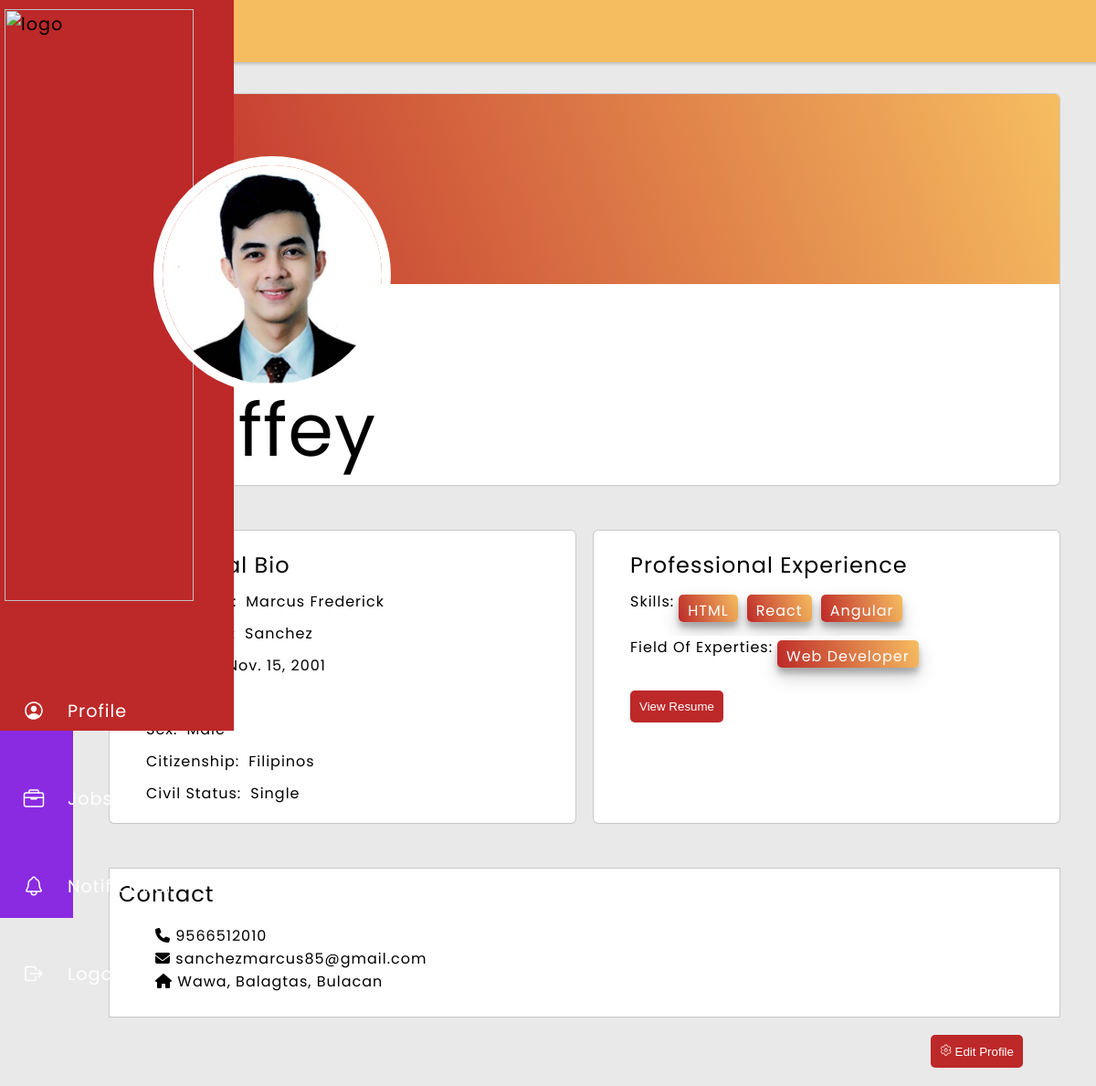
The app's page /applicantProfile/ (signed in) with its own data.
### main/models.py (models this page shows, shortened)
class Profile(models.Model):
    user = models.OneToOneField(User, on_delete=models.CASCADE)
    birthday = models.DateField(null=True, blank=True)
    age = models.IntegerField(null=True, blank=True)
    address = models.CharField(max_length=255, blank=True, default='')
    sex_choices = [
        ('Male', 'Male'),
        ('Female', 'Female'),
        ('Other', 'Other'),
    ]
    sex = models.CharField(max_length=10, choices=sex_choices, blank=True, default='')
    current_company = models.CharField(max_length=255, blank=True, default='')
    field_of_expertise = models.ManyToManyField('Field_of_Expertise', blank=True)
    skills = models.ManyToManyField('Skill', blank=True)
    civil_status_choices = [
        ('Single', 'Single'),
        ('Married', 'Married'),
        ('Divorced', 'Divorced'),
        ('Widowed', 'Widowed'),
        ('Other', 'Other'),
    ]
    civil_status = models.CharField(max_length=10, choices=civil_status_choices, blank=True, default='')
    citizenship = models.CharField(max_length=255, blank=True, default='')
    phone_number = models.IntegerField(blank=True, null=True)
    province = models.CharField(max_length=100, default='')
    municipality = models.CharField(max_length=100, default='')
    user_types = [
        ('Admin', 'Admin'),
        ('Applicant', 'Applicant'),
        ('Employer', 'Employer'),
    ]
    user_type = models.CharField(max_length=10, choices=user_types, default='Employee')
    profile_pic = models.ImageField(upload_to=user_profile_pic_path, blank=True, null=True)
    resume = models.FileField(upload_to=user_resume_path, blank=True, null=True)

class Skill(models.Model):
    name = models.CharField(max_length=255, unique=True)

class Field_of_Expertise(models.Model):
    name = models.CharField(max_length=255, unique=True)

### main/views.py (the view)
# urls.py: path("applicantProfile/", views.employeeProfile, name="applicantProfile"),
@login_required
def employeeProfile(request):
    user_profile = None
    if hasattr(request.user, 'profile'):
        user_profile = request.user.profile
    else:
        print("No profile found for user:", request.user)
    return render(request, "main/Applicant/applicant-profile.html", {'user_profile': user_profile})

### main/templates/main/Applicant/applicant-profile.html (shortened to what this page needs)
{% load static %}
<html>
    <head>
        <link rel="stylesheet" type="text/css" href="{% static 'css/employee-profile.css' %}">
    </head>
    <body>
        <div class="main-container">
            <div class="flex-container">
                <div class="popup-nav">
                    <div class="logo">
                        <img class="logo" src="{% static 'img/JobPortal Logo Emblem.png' %}" alt="logo">
                    </div>
                    <ul class="navbar-nav">
                        <li class="nav-item">
                            <a href="{% url 'applicantProfile' %}" class="nav-link">
                                <ion-icon name="person-circle-outline"></ion-icon>
                            </a>
                        </li>
                        <li class="nav-item">
                            <a href="{% url 'applicantHome' %}" class="nav-link">
                                <ion-icon name="briefcase-outline"></ion-icon>
                            </a>
                        </li>
                        <li class="nav-item">
                            <a href="{% url 'applicantNotif' %}" class="nav-link">
                                <ion-icon name="notifications-outline"></ion-icon>
                            </a>
                        </li>
                        <li class="nav-item">
                            <a href="" class="nav-link">
                                <ion-icon name="log-out-outline"></ion-icon>
                            </a>
                        </li>
                    </ul>
                </div>
            </div>
            <div class="right-container">
                <div class="profile-header">
                    <span>Profile</span>
                </div>
                <div class="profile-container">
                    <div class="flex-profile">
                        <div class="name">
                            <div class="top-design"></div>
                            <div class="pic-container">
                                {% if user_profile.profile_pic %}
                                    <img class="profile-pic pic" src="{{ user_profile.profile_pic.url }}" alt="Profile Picture">
                                {% else %}
                                    <ion-icon name="person-sharp" class="picture"></ion-icon>
                                {% endif %}
                            </div>
                            <span class="profile-name">{{ user.username }}</span>
                        </div>
                        <div class="flex-personal-info">
                            <div class="peronal-info-container">
                                <span class="profile-info-h1">Personal Bio</span>
                                <div class="info-container">
                                    <span class="profile-info-h2">First Name: </span>
                                    <span class="profile-info">{{ user.first_name }}</span>
                                </div>
                                <div class="info-container">
                                    <span class="profile-info-h2">Last Name: </span>
                                    <span class="profile-info">{{ user.last_name }}</span>
                                </div>
                                <div class="info-container">
                                    <span class="profile-info-h2">Birthday: </span>
                                    <span class="profile-info">{{ user_profile.birthday }}</span>
                                </div>
                                <div class="info-container">
                                    <span class="profile-info-h2">Age: </span>
                                    <span class="profile-info"> {{ user_profile.age }}</span>
                                </div>
                                <div class="info-container">
                                    <span class="profile-info-h2">Sex: </span>
                                    <span class="profile-info">{{ user_profile.sex }}</span>
                                </div>
                                <div class="info-container">
                                    <span class="profile-info-h2">Citizenship: </span>
                                    <span class="profile-info">{{ user_profile.citizenship }}</span>
                                </div>
                                <div class="info-container">
                                    <span class="profile-info-h2">Civil Status: </span>
                                    <span class="profile-info">{{ user_profile.civil_status }}</span>
                                </div>
                            </div>
                            <div class="peronal-exp-container">
                                <span class="profile-info-h1">Professional Experience</span>
                                <div class="info-container">
                                    <span class="profile-info-h2">Skills: </span>
                                    <div class="tags" id="job-tags-container">
                                        {% for skill in user_profile.skills.all %}
                                            <p class="tag">{{ skill.name }}</p>
                                        {% endfor %}
                                    </div>
                                </div>
                                <div class="info-container">
                                    <span class="profile-info-h2">Field Of Experties: </span>
                                    <div class="tags" id="job-tags-container">
                                        {% for field_of_expertise in user_profile.field_of_expertise.all %}
                                            <p class="tag">{{ field_of_expertise.name }}</p>
                                        {% endfor %}
                                    </div>
                                </div>
                                {% if user_profile.resume %}
                                    <a href="{{ user_profile.resume.url }}" target="_blank">
                                        <input type="button" class="resume" value="View Resume">
                                    </a>
                                {% else %}
                                    <p>No resume available.</p>
                                {% endif %}
                            </div>
                        </div>
                        <div class="contact-container">
                            <span class="profile-info-h1">Contact</span>
                            <ul>
                                <li>
                                    <span class="icon"><i class="fa fa-phone" aria-hidden="true"></i>
                                    </span>
                                    <span class="text">{{ user_profile.phone_number }}</span>
                                </li>
                                <li>
                                    <span class="icon"><i class="fa fa-envelope" aria-hidden="true"></i>
                                    </span>
                                    <span class="text">{{ user.email }}</span>
                                </li>
                                <li>
                                    <span class="icon"><i class="fa fa-home" aria-hidden="true"></i></span>
                                    <span class="text">{{ user_profile.address }}</span>
                                </li>
                             </ul>
                        </div>
                    </div>
                    <div class="flex-edit">
                        <div class="edit-container">
                            <a href="{% url 'applicantEdit' %}">
                                <button class="edit"><ion-icon name="settings-outline"></ion-icon>  Edit Profile</button>
                            </a>
                        </div>
                    </div>
                </div>
            </div>
    </body>
</html>

### main/static/css/employee-profile.css (style rules this page uses)
body { padding: 0; margin: 0; color: #000; background: #e9e9e9; font-family: Poppins; letter-spacing: 1px; }
.main-container { position: relative; width: 100%; height: 1005px; margin: 0 auto; }
.flex-container { position: fixed; display: flex; width: 5rem; height: 1005px; padding: 0; background: blueviolet; transition: 2s; }
.popup-nav { margin: 0; width: 5rem; height: 100vh; position: fixed; background-color: #bd2828; transition: 1s ease; font-size: 1.2rem; }
.navbar-nav { list-style: none; padding: 0; margin: 0; display: flex; flex-direction: column; align-items: center; }
.logo img { position: relative; margin: 10px 0 0 5px; padding-left: 0; max-width:100%; width: 90%; height: auto; transform: scale(1,1); }
.nav-item { width: 100%; margin: 0 0 0 10px; padding: 0 5px; }
.nav-link { display: flex; align-items: center; height: 6rem; color: #fff; text-decoration: none; transition: 2s; }
.nav-link ion-icon { font-size: 1.5rem; min-width: 2rem; margin: 0 1rem; }
.right-container { margin-left: 5rem; width: cal(100%-5rem); height: 100%; max-height: 5000px; transition: .5s; }
.profile-header { padding: 10px 20px; background: #f6bd60; box-shadow: 0px 0px 3px 2px rgba(0,0,0,0.2); }
.profile-header span { margin: 0 30px; font-size: 2rem; }
.profile-container { width: max(50%,cal(100%-5rem)); height: 900px; margin: 5px 0; padding: 30px; background: #e9e9e9; }
.name { width: cal(100%-5rem); margin: 0 10px 30px; background: #fff; border-radius: 5px; box-shadow: rgba(0, 0, 0, 0.02) 0px 1px 3px 0px, rgba(27, 31, 35, 0.15) 0px 0px 0px 1px; }
.top-design { width: 100%; height: 13rem; margin: 0 0 100px 0; background: linear-gradient(70deg, #bd2828, #f6bd60); border-top-right-radius: 5px; border-top-left-radius: 5px; }
.profile-pic { position: absolute; left: 14%; top: 17%; width: 15rem; height: 15rem; border: solid 10px #fff; border-radius: 50%; background-repeat: no-repeat; background-position: center center; background-size: cover }
.profile-name { margin: 0 50px; font-size: 5rem; }
.contact-container { margin: 0 10px; padding: 10px; background: #fff; box-shadow: rgba(0, 0, 0, 0.02) 0px 1px 3px 0px, rgba(27, 31, 35, 0.15) 0px 0px 0px 1px; }
ul { list-style: none; }
.flex-personal-info { margin: 50px 0 ; width: cal(100%-5rem); display: flex; justify-content: space-between; flex-wrap: wrap; }
.peronal-info-container { width: 40%; display: flex; margin: 0 10px; padding: 20px 40px; justify-content:start; flex-direction: column; flex-grow: 1; background: #fff; border-radius: 5px; box-shadow: rgba(0, 0, 0, 0.02) 0px 1px 3px 0px, rgba(27, 31, 35, 0.15) 0px 0px 0px 1px; }
.peronal-exp-container { width: 40%; display: flex; margin: 0 10px; padding: 20px 40px; justify-content:start; flex-direction: column; flex-grow: 1; background: #fff; border-radius: 5px; box-shadow: rgba(0, 0, 0, 0.02) 0px 1px 3px 0px, rgba(27, 31, 35, 0.15) 0px 0px 0px 1px; }
.tags { display: flex; flex-wrap: wrap; }
.tag { background: linear-gradient(70deg, #bd2828, #f6bd60); color: #fff; height: 20px; padding: 5px 10px; margin: 5px; border-radius: 5px; cursor: pointer; box-shadow: rgba(0, 0, 0, 0.19) 0px 10px 20px, rgba(0, 0, 0, 0.23) 0px 6px 6px; }
.resume { margin: 20px 0 0; padding: 10px; border: none; color: #fff; background: #bd2828; border-radius: 5px; }
.info-container { display: flex; margin: 10px 0 0; background: #fff; }
.profile-info-h1 { font-size: 1.5rem; }
.profile-info { margin: 0 10px; }
.flex-edit { display: flex; justify-content: end; }
.edit-container { margin: 0 10px; padding: 20px 40px; }
.edit-container button { padding: 10px; color: #fff; border: 0; background: #bd2828; border-radius: 5px; cursor: pointer; }

### records on screen
Profile: profile_pic (picture), birthday "Nov. 15, 2001", sex "Male", citizenship "Filipinos", civil_status "Single", phone_number "9566512010", address "Wawa, Balagtas, Bulacan"
Skill: name "HTML"
Skill: name "React"
Skill: name "Angular"
Field_of_Expertise: name "Web Developer"

### other values on screen
{{ user.username }} "Laffey"
{{ user.first_name }} "Marcus Frederick"
{{ user.last_name }} "Sanchez"
{{ user.email }} "sanchezmarcus85@gmail.com"
